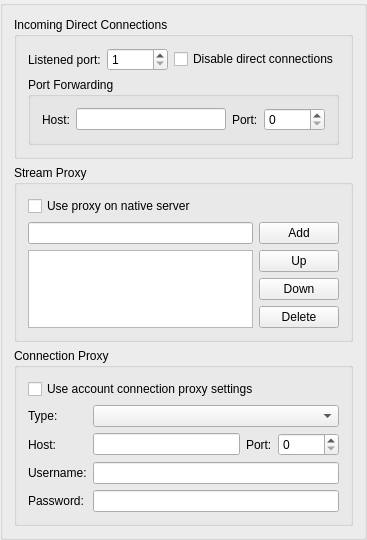
<?xml version="1.0" encoding="UTF-8"?>
<ui version="4.0">
 <class>SocksOptionsClass</class>
 <widget class="QWidget" name="SocksOptionsClass">
  <property name="geometry">
   <rect>
    <x>0</x>
    <y>0</y>
    <width>328</width>
    <height>492</height>
   </rect>
  </property>
  <layout class="QVBoxLayout" name="verticalLayout_4">
   <property name="margin">
    <number>0</number>
   </property>
   <item>
    <widget class="QGroupBox" name="grbSocksStreams">
     <layout class="QVBoxLayout" name="verticalLayout_3">
      <item>
       <widget class="QGroupBox" name="grbDirectConnection">
        <property name="title">
         <string>Incoming Direct Connections</string>
        </property>
        <layout class="QVBoxLayout" name="verticalLayout_6">
         <item>
          <layout class="QHBoxLayout" name="horizontalLayout">
           <item>
            <widget class="QLabel" name="pblPort">
             <property name="text">
              <string>Listened port:</string>
             </property>
             <property name="buddy">
              <cstring>spbPort</cstring>
             </property>
            </widget>
           </item>
           <item>
            <widget class="QSpinBox" name="spbPort">
             <property name="minimum">
              <number>1</number>
             </property>
             <property name="maximum">
              <number>65535</number>
             </property>
            </widget>
           </item>
           <item>
            <widget class="QCheckBox" name="chbDisableDirectConnect">
             <property name="sizePolicy">
              <sizepolicy hsizetype="MinimumExpanding" vsizetype="Fixed">
               <horstretch>0</horstretch>
               <verstretch>0</verstretch>
              </sizepolicy>
             </property>
             <property name="text">
              <string>Disable direct connections</string>
             </property>
            </widget>
           </item>
          </layout>
         </item>
         <item>
          <widget class="QGroupBox" name="grbForward">
           <property name="title">
            <string>Port Forwarding</string>
           </property>
           <layout class="QHBoxLayout" name="horizontalLayout_3">
            <item>
             <widget class="QLabel" name="lblForwardHost">
              <property name="text">
               <string>Host:</string>
              </property>
              <property name="buddy">
               <cstring>lneForwardHost</cstring>
              </property>
             </widget>
            </item>
            <item>
             <widget class="QLineEdit" name="lneForwardHost"/>
            </item>
            <item>
             <widget class="QLabel" name="pblForwardPort">
              <property name="text">
               <string>Port:</string>
              </property>
              <property name="buddy">
               <cstring>spbForwardPort</cstring>
              </property>
             </widget>
            </item>
            <item>
             <widget class="QSpinBox" name="spbForwardPort">
              <property name="maximum">
               <number>65536</number>
              </property>
             </widget>
            </item>
           </layout>
          </widget>
         </item>
        </layout>
       </widget>
      </item>
      <item>
       <widget class="QGroupBox" name="grbStreamProxy">
        <property name="title">
         <string>Stream Proxy</string>
        </property>
        <layout class="QVBoxLayout" name="verticalLayout_5">
         <item>
          <widget class="QCheckBox" name="chbUseNativeServerProxy">
           <property name="text">
            <string>Use proxy on native server</string>
           </property>
          </widget>
         </item>
         <item>
          <layout class="QHBoxLayout" name="horizontalLayout_2">
           <item>
            <layout class="QVBoxLayout" name="verticalLayout_2">
             <item>
              <widget class="QLineEdit" name="lneStreamProxy"/>
             </item>
             <item>
              <widget class="QListWidget" name="ltwStreamProxy">
               <property name="sizePolicy">
                <sizepolicy hsizetype="Expanding" vsizetype="Maximum">
                 <horstretch>0</horstretch>
                 <verstretch>0</verstretch>
                </sizepolicy>
               </property>
              </widget>
             </item>
            </layout>
           </item>
           <item>
            <layout class="QVBoxLayout" name="verticalLayout">
             <item>
              <widget class="QPushButton" name="pbtAddStreamProxy">
               <property name="text">
                <string>Add</string>
               </property>
              </widget>
             </item>
             <item>
              <widget class="QPushButton" name="pbtStreamProxyUp">
               <property name="text">
                <string>Up</string>
               </property>
              </widget>
             </item>
             <item>
              <widget class="QPushButton" name="pbtStreamProxyDown">
               <property name="text">
                <string>Down</string>
               </property>
              </widget>
             </item>
             <item>
              <widget class="QPushButton" name="pbtDeleteStreamProxy">
               <property name="text">
                <string>Delete</string>
               </property>
              </widget>
             </item>
            </layout>
           </item>
          </layout>
         </item>
        </layout>
       </widget>
      </item>
      <item>
       <widget class="QGroupBox" name="grbProxy">
        <property name="title">
         <string>Connection Proxy</string>
        </property>
        <layout class="QGridLayout" name="gridLayout">
         <item row="0" column="0" colspan="4">
          <widget class="QCheckBox" name="chbUseAccountProxy">
           <property name="text">
            <string>Use account connection proxy settings</string>
           </property>
          </widget>
         </item>
         <item row="1" column="0">
          <widget class="QLabel" name="lblProxyType">
           <property name="text">
            <string>Type:</string>
           </property>
           <property name="buddy">
            <cstring>cmbProxyType</cstring>
           </property>
          </widget>
         </item>
         <item row="1" column="1" colspan="3">
          <widget class="QComboBox" name="cmbProxyType">
           <property name="sizePolicy">
            <sizepolicy hsizetype="Expanding" vsizetype="Fixed">
             <horstretch>0</horstretch>
             <verstretch>0</verstretch>
            </sizepolicy>
           </property>
          </widget>
         </item>
         <item row="2" column="0">
          <widget class="QLabel" name="lblProxyHost">
           <property name="text">
            <string>Host:</string>
           </property>
           <property name="buddy">
            <cstring>lneProxyHost</cstring>
           </property>
          </widget>
         </item>
         <item row="2" column="1">
          <widget class="QLineEdit" name="lneProxyHost"/>
         </item>
         <item row="2" column="2">
          <widget class="QLabel" name="lblProxyPort">
           <property name="text">
            <string>Port:</string>
           </property>
           <property name="buddy">
            <cstring>spbProxyPort</cstring>
           </property>
          </widget>
         </item>
         <item row="2" column="3">
          <widget class="QSpinBox" name="spbProxyPort">
           <property name="maximum">
            <number>65535</number>
           </property>
          </widget>
         </item>
         <item row="3" column="0">
          <widget class="QLabel" name="lblProxyUser">
           <property name="text">
            <string>Username:</string>
           </property>
           <property name="buddy">
            <cstring>lneProxyUser</cstring>
           </property>
          </widget>
         </item>
         <item row="3" column="1" colspan="3">
          <widget class="QLineEdit" name="lneProxyUser"/>
         </item>
         <item row="4" column="0">
          <widget class="QLabel" name="pblProxyPassword">
           <property name="text">
            <string>Password:</string>
           </property>
           <property name="buddy">
            <cstring>lneProxyPassword</cstring>
           </property>
          </widget>
         </item>
         <item row="4" column="1" colspan="3">
          <widget class="QLineEdit" name="lneProxyPassword">
           <property name="echoMode">
            <enum>QLineEdit::Password</enum>
           </property>
          </widget>
         </item>
        </layout>
       </widget>
      </item>
     </layout>
    </widget>
   </item>
  </layout>
 </widget>
 <layoutdefault spacing="6" margin="11"/>
 <tabstops>
  <tabstop>spbPort</tabstop>
  <tabstop>chbDisableDirectConnect</tabstop>
  <tabstop>lneForwardHost</tabstop>
  <tabstop>spbForwardPort</tabstop>
  <tabstop>chbUseNativeServerProxy</tabstop>
  <tabstop>lneStreamProxy</tabstop>
  <tabstop>ltwStreamProxy</tabstop>
  <tabstop>pbtAddStreamProxy</tabstop>
  <tabstop>pbtStreamProxyUp</tabstop>
  <tabstop>pbtStreamProxyDown</tabstop>
  <tabstop>pbtDeleteStreamProxy</tabstop>
  <tabstop>chbUseAccountProxy</tabstop>
  <tabstop>cmbProxyType</tabstop>
  <tabstop>lneProxyHost</tabstop>
  <tabstop>spbProxyPort</tabstop>
  <tabstop>lneProxyUser</tabstop>
  <tabstop>lneProxyPassword</tabstop>
 </tabstops>
 <resources/>
 <connections>
  <connection>
   <sender>chbDisableDirectConnect</sender>
   <signal>toggled(bool)</signal>
   <receiver>spbPort</receiver>
   <slot>setDisabled(bool)</slot>
   <hints>
    <hint type="sourcelabel">
     <x>200</x>
     <y>61</y>
    </hint>
    <hint type="destinationlabel">
     <x>127</x>
     <y>60</y>
    </hint>
   </hints>
  </connection>
  <connection>
   <sender>chbDisableDirectConnect</sender>
   <signal>toggled(bool)</signal>
   <receiver>grbForward</receiver>
   <slot>setDisabled(bool)</slot>
   <hints>
    <hint type="sourcelabel">
     <x>250</x>
     <y>63</y>
    </hint>
    <hint type="destinationlabel">
     <x>254</x>
     <y>88</y>
    </hint>
   </hints>
  </connection>
  <connection>
   <sender>chbUseAccountProxy</sender>
   <signal>toggled(bool)</signal>
   <receiver>cmbProxyType</receiver>
   <slot>setDisabled(bool)</slot>
   <hints>
    <hint type="sourcelabel">
     <x>358</x>
     <y>372</y>
    </hint>
    <hint type="destinationlabel">
     <x>359</x>
     <y>390</y>
    </hint>
   </hints>
  </connection>
  <connection>
   <sender>chbUseAccountProxy</sender>
   <signal>toggled(bool)</signal>
   <receiver>spbProxyPort</receiver>
   <slot>setDisabled(bool)</slot>
   <hints>
    <hint type="sourcelabel">
     <x>337</x>
     <y>371</y>
    </hint>
    <hint type="destinationlabel">
     <x>339</x>
     <y>426</y>
    </hint>
   </hints>
  </connection>
  <connection>
   <sender>chbUseAccountProxy</sender>
   <signal>toggled(bool)</signal>
   <receiver>lneProxyHost</receiver>
   <slot>setDisabled(bool)</slot>
   <hints>
    <hint type="sourcelabel">
     <x>279</x>
     <y>373</y>
    </hint>
    <hint type="destinationlabel">
     <x>281</x>
     <y>425</y>
    </hint>
   </hints>
  </connection>
  <connection>
   <sender>chbUseAccountProxy</sender>
   <signal>toggled(bool)</signal>
   <receiver>lneProxyUser</receiver>
   <slot>setDisabled(bool)</slot>
   <hints>
    <hint type="sourcelabel">
     <x>243</x>
     <y>370</y>
    </hint>
    <hint type="destinationlabel">
     <x>246</x>
     <y>440</y>
    </hint>
   </hints>
  </connection>
  <connection>
   <sender>chbUseAccountProxy</sender>
   <signal>toggled(bool)</signal>
   <receiver>lneProxyPassword</receiver>
   <slot>setDisabled(bool)</slot>
   <hints>
    <hint type="sourcelabel">
     <x>218</x>
     <y>371</y>
    </hint>
    <hint type="destinationlabel">
     <x>225</x>
     <y>470</y>
    </hint>
   </hints>
  </connection>
 </connections>
</ui>
